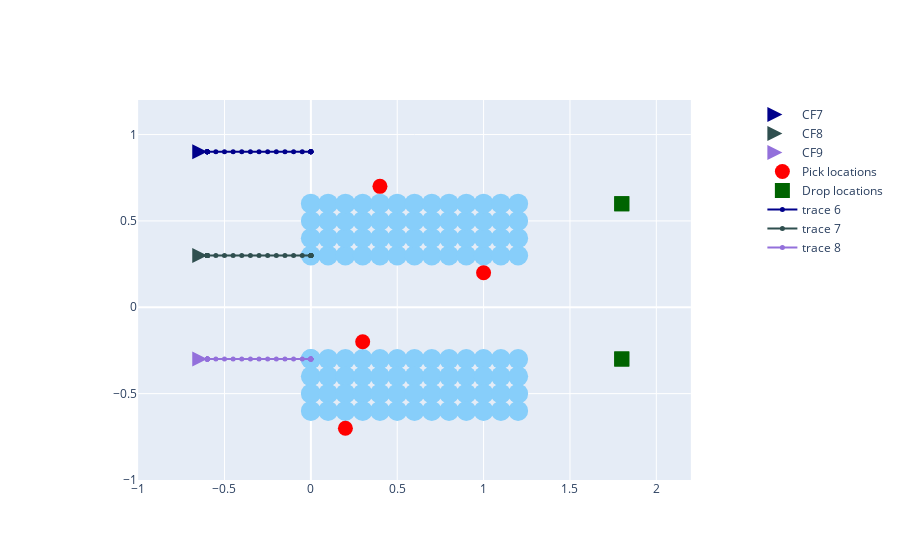
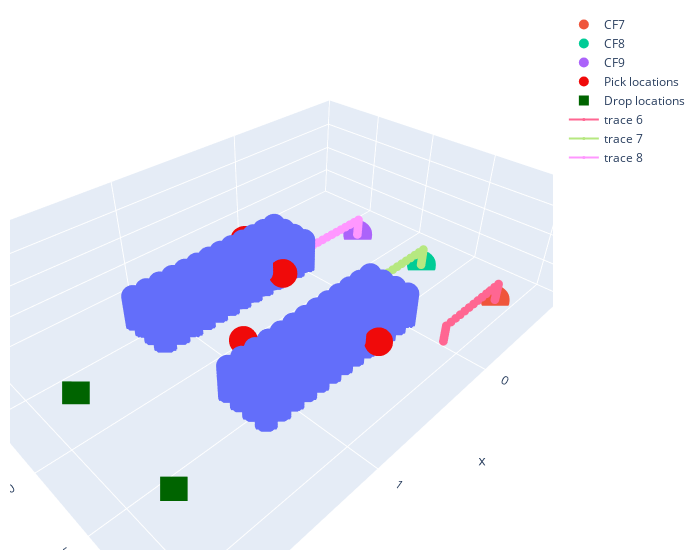

Notebook source saved alongside these figures, in order:
### Markdown cell above
##### 5.B. Run main loop

### Code cell
time_lapse = 0
flight_duration = 3

# initialize and take off all agents
for agent in agent_list.values():
    agent.initialize_agent()

time.sleep(3)

# while True:
while time_lapse < flight_duration: #secs

    for agent in agent_list.values():

        agent.control_method = agent_nav(agent)
        
        # print out current position of each agent
        x, y, z = agent.get_pos().x, agent.get_pos().y, agent.get_pos().z
        print(f'Agent [{agent._id}]: t = {time_lapse} -> [x, y, z] = [{x:0.3f}, {y:0.3f}, {z:0.3f}]')
        
    print('------------------------------------')    

    # keep track of time lapsed
    time_lapse += time_delta

    time.sleep(time_delta) 

# land all agents
for agent in agent_list.values():
    agent.land()

# plot the agent trajectory
sim.update_plot()

### Figure 1 — Plotly figure (JSON) as saved in the notebook; plotly's stock layout.template omitted (floating-point values rounded to 4 significant figures)
{"data": [{"marker": {"color": "LightSkyBlue", "size": 20}, "mode": "markers", "showlegend": false, "type": "scatter", "x": [0, 0, 0, 0, 0, 0.1, 0.1, 0.1, 0.1, 0.2, 0.2, 0.2, 0.2, 0.3, 0.3, 0.3, 0.3, 0.4, 0.4, 0.4, 0.4, 0.5, 0.5, 0.5, 0.5, 0.6, 0.6, 0.6, 0.6, 0.7, 0.7, 0.7, 0.7, 0.8, 0.8, 0.8, 0.8, 0.9, 0.9, 0.9, 0.9, 1, 1, 1, 1, 1.1, 1.1, 1.1, 1.1, 1.2, 1.2, 1.2, 1.2, 0, 0, 0, 0, 0.1, 0.1, 0.1, 0.1, 0.2, 0.2, 0.2, 0.2, 0.3, 0.3, 0.3, 0.3, 0.4, 0.4, 0.4, 0.4, 0.5, 0.5, 0.5, 0.5, 0.6, 0.6, 0.6, 0.6, 0.7, 0.7, 0.7, 0.7, 0.8, 0.8, 0.8, 0.8, 0.9, 0.9, 0.9, 0.9, 1, 1, 1, 1, 1.1, 1.1, 1.1, 1.1, 1.2, 1.2, 1.2, 1.2], "y": [-0.3, -0.3, -0.4, -0.5, -0.6, -0.3, -0.4, -0.5, -0.6, -0.3, -0.4, -0.5, -0.6, -0.3, -0.4, -0.5, -0.6, -0.3, -0.4, -0.5, -0.6, -0.3, -0.4, -0.5, -0.6, -0.3, -0.4, -0.5, -0.6, -0.3, -0.4, -0.5, -0.6, -0.3, -0.4, -0.5, -0.6, -0.3, -0.4, -0.5, -0.6, -0.3, -0.4, -0.5, -0.6, -0.3, -0.4, -0.5, -0.6, -0.3, -0.4, -0.5, -0.6, 0.3, 0.4, 0.5, 0.6, 0.3, 0.4, 0.5, 0.6, 0.3, 0.4, 0.5, 0.6, 0.3, 0.4, 0.5, 0.6, 0.3, 0.4, 0.5, 0.6, 0.3, 0.4, 0.5, 0.6, 0.3, 0.4, 0.5, 0.6, 0.3, 0.4, 0.5, 0.6, 0.3, 0.4, 0.5, 0.6, 0.3, 0.4, 0.5, 0.6, 0.3, 0.4, 0.5, 0.6, 0.3, 0.4, 0.5, 0.6, 0.3, 0.4, 0.5, 0.6]}, {"marker": {"color": "DarkBlue", "size": 15, "symbol": "arrow-right"}, "mode": "markers", "name": "CF7", "type": "scatter", "x": [-0.6], "y": [0.9]}, {"marker": {"color": "DarkSlateGrey", "size": 15, "symbol": "arrow-right"}, "mode": "markers", "name": "CF8", "type": "scatter", "x": [-0.6], "y": [0.3]}, {"marker": {"color": "MediumPurple", "size": 15, "symbol": "arrow-right"}, "mode": "markers", "name": "CF9", "type": "scatter", "x": [-0.6], "y": [-0.3]}, {"marker": {"color": "Red", "size": 15}, "mode": "markers", "name": "Pick locations", "type": "scatter", "x": [0.4, 0.3, 1, 0.2], "y": [0.7, -0.2, 0.2, -0.7]}, {"marker": {"color": "DarkGreen", "size": 15, "symbol": "square"}, "mode": "markers", "name": "Drop locations", "type": "scatter", "x": [1.8, 1.8, 1.8, 1.8], "y": [0.6, -0.3, -0.3, 0.6]}, {"marker": {"color": "DarkBlue", "size": 5, "symbol": "circle"}, "mode": "lines+markers", "type": "scatter", "x": [-0.6, -0.6, -0.6, -0.6, -0.6, -0.6, -0.6, -0.6, -0.6, -0.6, -0.6, -0.6, -0.55, -0.5, -0.45, -0.4, -0.35, -0.3, -0.25, -0.2, -0.15, -0.1, -0.05, -1.388e-17, -1.388e-17, -1.388e-17, -1.388e-17, -1.388e-17, -1.388e-17, -1.388e-17, -1.388e-17, -1.388e-17], "y": [0.9, 0.9, 0.9, 0.9, 0.9, 0.9, 0.9, 0.9, 0.9, 0.9, 0.9, 0.9, 0.9, 0.9, 0.9, 0.9, 0.9, 0.9, 0.9, 0.9, 0.9, 0.9, 0.9, 0.9, 0.9, 0.9, 0.9, 0.9, 0.9, 0.9, 0.9, 0.9]}, {"marker": {"color": "DarkSlateGrey", "size": 5, "symbol": "circle"}, "mode": "lines+markers", "type": "scatter", "x": [-0.6, -0.6, -0.6, -0.6, -0.6, -0.6, -0.6, -0.6, -0.6, -0.6, -0.6, -0.6, -0.55, -0.5, -0.45, -0.4, -0.35, -0.3, -0.25, -0.2, -0.15, -0.1, -0.05, -1.388e-17, -1.388e-17, -1.388e-17, -1.388e-17, -1.388e-17, -1.388e-17, -1.388e-17, -1.388e-17, -1.388e-17], "y": [0.3, 0.3, 0.3, 0.3, 0.3, 0.3, 0.3, 0.3, 0.3, 0.3, 0.3, 0.3, 0.3, 0.3, 0.3, 0.3, 0.3, 0.3, 0.3, 0.3, 0.3, 0.3, 0.3, 0.3, 0.3, 0.3, 0.3, 0.3, 0.3, 0.3, 0.3, 0.3]}, {"marker": {"color": "MediumPurple", "size": 5, "symbol": "circle"}, "mode": "lines+markers", "type": "scatter", "x": [-0.6, -0.6, -0.6, -0.6, -0.6, -0.6, -0.6, -0.6, -0.6, -0.6, -0.6, -0.6, -0.55, -0.5, -0.45, -0.4, -0.35, -0.3, -0.25, -0.2, -0.15, -0.1, -0.05, -1.388e-17, -1.388e-17, -1.388e-17, -1.388e-17, -1.388e-17, -1.388e-17, -1.388e-17, -1.388e-17, -1.388e-17], "y": [-0.3, -0.3, -0.3, -0.3, -0.3, -0.3, -0.3, -0.3, -0.3, -0.3, -0.3, -0.3, -0.3, -0.3, -0.3, -0.3, -0.3, -0.3, -0.3, -0.3, -0.3, -0.3, -0.3, -0.3, -0.3, -0.3, -0.3, -0.3, -0.3, -0.3, -0.3, -0.3]}], "layout": {"xaxis": {"constrain": "domain", "range": [-1, 2.2]}, "yaxis": {"range": [-1, 1.2], "scaleanchor": "x", "scaleratio": 1}}}

### Figure 2 — Plotly figure (JSON) as saved in the notebook; plotly's stock layout.template omitted (floating-point values rounded to 4 significant figures; data arrays with more than 128 entries replaced by an {"elided": "..."} marker saying what was removed)
{"data": [{"mode": "markers", "showlegend": false, "type": "scatter3d", "x": {"elided": "1260 float values"}, "y": {"elided": "1260 float values"}, "z": {"elided": "1260 float values"}}, {"marker": {"size": 10, "symbol": "circle"}, "mode": "markers", "name": "CF7", "type": "scatter3d", "x": [-0.6], "y": [0.9], "z": [0.075]}, {"marker": {"size": 10, "symbol": "circle"}, "mode": "markers", "name": "CF8", "type": "scatter3d", "x": [-0.6], "y": [0.3], "z": [0.075]}, {"marker": {"size": 10, "symbol": "circle"}, "mode": "markers", "name": "CF9", "type": "scatter3d", "x": [-0.6], "y": [-0.3], "z": [0.075]}, {"marker": {"color": "rgba(240, 10, 10, 1.0)", "size": 10}, "mode": "markers", "name": "Pick locations", "type": "scatter3d", "x": [0.4, 0.3, 1, 0.2], "y": [0.7, -0.2, 0.2, -0.7], "z": [0.4, 0.4, 0.6, 0.4]}, {"marker": {"color": "rgba(0, 100, 0, 1.0)", "size": 10, "symbol": "square"}, "mode": "markers", "name": "Drop locations", "type": "scatter3d", "x": [1.8, 1.8, 1.8, 1.8], "y": [0.6, -0.3, -0.3, 0.6], "z": [0.1, 0.1, 0.1, 0.1]}, {"marker": {"size": 3, "symbol": "circle"}, "mode": "lines+markers", "type": "scatter3d", "x": [-0.6, -0.6, -0.6, -0.6, -0.6, -0.6, -0.6, -0.6, -0.6, -0.6, -0.6, -0.6, -0.55, -0.5, -0.45, -0.4, -0.35, -0.3, -0.25, -0.2, -0.15, -0.1, -0.05, -1.388e-17, -1.388e-17, -1.388e-17, -1.388e-17, -1.388e-17, -1.388e-17, -1.388e-17, -1.388e-17, -1.388e-17], "y": [0.9, 0.9, 0.9, 0.9, 0.9, 0.9, 0.9, 0.9, 0.9, 0.9, 0.9, 0.9, 0.9, 0.9, 0.9, 0.9, 0.9, 0.9, 0.9, 0.9, 0.9, 0.9, 0.9, 0.9, 0.9, 0.9, 0.9, 0.9, 0.9, 0.9, 0.9, 0.9], "z": [0.0375, 0.075, 0.1125, 0.15, 0.1875, 0.225, 0.2625, 0.3, 0.3375, 0.3688, 0.3844, 0.3922, 0.3922, 0.3922, 0.3922, 0.3922, 0.3922, 0.3922, 0.3922, 0.3922, 0.3922, 0.3922, 0.3922, 0.3922, 0.3547, 0.3172, 0.2797, 0.2422, 0.2047, 0.1672, 0.1297, 0.09219]}, {"marker": {"size": 3, "symbol": "circle"}, "mode": "lines+markers", "type": "scatter3d", "x": [-0.6, -0.6, -0.6, -0.6, -0.6, -0.6, -0.6, -0.6, -0.6, -0.6, -0.6, -0.6, -0.55, -0.5, -0.45, -0.4, -0.35, -0.3, -0.25, -0.2, -0.15, -0.1, -0.05, -1.388e-17, -1.388e-17, -1.388e-17, -1.388e-17, -1.388e-17, -1.388e-17, -1.388e-17, -1.388e-17, -1.388e-17], "y": [0.3, 0.3, 0.3, 0.3, 0.3, 0.3, 0.3, 0.3, 0.3, 0.3, 0.3, 0.3, 0.3, 0.3, 0.3, 0.3, 0.3, 0.3, 0.3, 0.3, 0.3, 0.3, 0.3, 0.3, 0.3, 0.3, 0.3, 0.3, 0.3, 0.3, 0.3, 0.3], "z": [0.0375, 0.075, 0.1125, 0.15, 0.1875, 0.225, 0.2625, 0.3, 0.3375, 0.3688, 0.3844, 0.3922, 0.3922, 0.3922, 0.3922, 0.3922, 0.3922, 0.3922, 0.3922, 0.3922, 0.3922, 0.3922, 0.3922, 0.3922, 0.3547, 0.3172, 0.2797, 0.2422, 0.2047, 0.1672, 0.1297, 0.09219]}, {"marker": {"size": 3, "symbol": "circle"}, "mode": "lines+markers", "type": "scatter3d", "x": [-0.6, -0.6, -0.6, -0.6, -0.6, -0.6, -0.6, -0.6, -0.6, -0.6, -0.6, -0.6, -0.55, -0.5, -0.45, -0.4, -0.35, -0.3, -0.25, -0.2, -0.15, -0.1, -0.05, -1.388e-17, -1.388e-17, -1.388e-17, -1.388e-17, -1.388e-17, -1.388e-17, -1.388e-17, -1.388e-17, -1.388e-17], "y": [-0.3, -0.3, -0.3, -0.3, -0.3, -0.3, -0.3, -0.3, -0.3, -0.3, -0.3, -0.3, -0.3, -0.3, -0.3, -0.3, -0.3, -0.3, -0.3, -0.3, -0.3, -0.3, -0.3, -0.3, -0.3, -0.3, -0.3, -0.3, -0.3, -0.3, -0.3, -0.3], "z": [0.0375, 0.075, 0.1125, 0.15, 0.1875, 0.225, 0.2625, 0.3, 0.3375, 0.3688, 0.3844, 0.3922, 0.3922, 0.3922, 0.3922, 0.3922, 0.3922, 0.3922, 0.3922, 0.3922, 0.3922, 0.3922, 0.3922, 0.3922, 0.3547, 0.3172, 0.2797, 0.2422, 0.2047, 0.1672, 0.1297, 0.09219]}], "layout": {"margin": {"b": 10, "l": 10, "r": 20, "t": 10}, "scene": {"xaxis": {"nticks": 6, "range": [-1, 2.2]}, "yaxis": {"nticks": 6, "range": [-1, 1.2]}, "zaxis": {"nticks": 6, "range": [0, 2]}}, "width": 700}}
